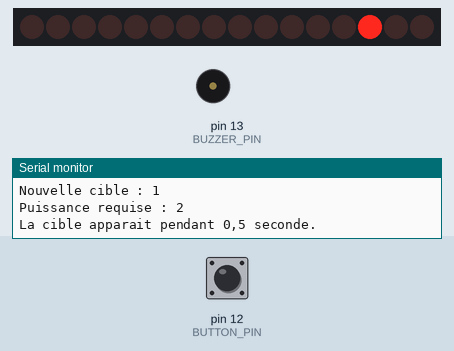
A sketch run on a simulated Arduino Uno, built with avr-gcc and run on an emulated ATmega328P. On the bench: 16 shift-register outputs drawn as a row of LEDs (first output left, lit = HIGH), buzzer (waves = sounding), the last lines printed to the serial monitor. Wiring (inferred from the names in the program): 2 × shift register (74HC595): data pin 5; shift clock pin 4; latch pin 14. Wiring (inferred from the signals the program sends): row of LEDs: on Q0, Q1, Q2, Q3, Q4, Q5, Q6, Q7, Q8, Q9, Q10, Q11, Q12, Q13, Q14, Q15. The test bench sets the inputs (shaded band); at power-on: pin 12 (BUTTON_PIN) HIGH. Random numbers use the default seed unless the sketch sets one.

Above: at 3.9 s.
5.5 s: pin 12 (BUTTON_PIN) pulled LOW for 3.2 s
At 8.7 s:
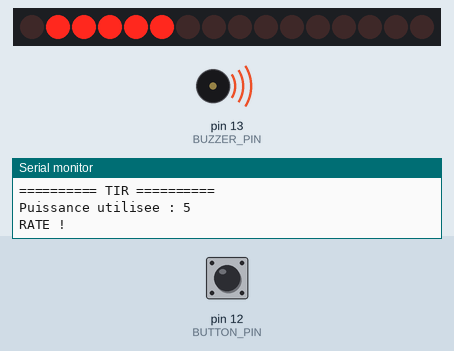
At 10.0 s:
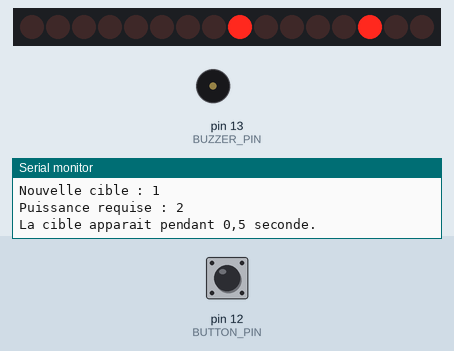
10.2 s: pin 12 (BUTTON_PIN) pulsed LOW 2 times (0.12 s each, 0.3 s apart)
At 13.8 s:
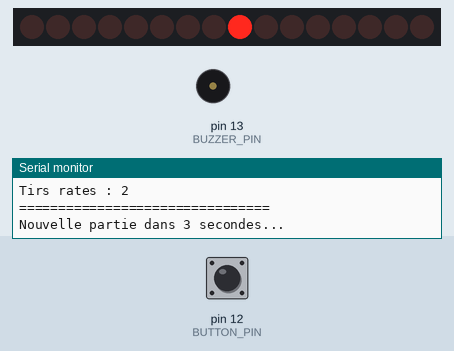
Timing chart, 0 to 15.3 s (numbered marks = the images above; inputs shaded):
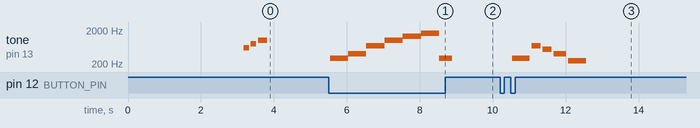

Measured:
- after the input at 5.5 s, tone on pin 13 (BUZZER_PIN): plays 300 Hz for 0.50 s, 400 Hz for 0.50 s, 700 Hz for 0.50 s, 1000 Hz for 0.50 s, 1300 Hz for 0.50 s, 1600 Hz for 0.50 s … (7 notes in this stretch), starting at once
- after the input at 10.2 s, tone on pin 13 (BUZZER_PIN): plays 300 Hz for 0.47 s, 700 Hz for 0.25 s, 550 Hz for 0.25 s, 400 Hz for 0.35 s, 250 Hz for 0.50 s, starting after 0.34 s

The sketch:

TP1_Jeux_de_tire.ino
```cpp
// ==================================================
// CONFIGURATION DES BROCHES
// ==================================================

const int DATA_PIN = 5;     // D1 - GPIO5
const int CLOCK_PIN = 4;    // D2 - GPIO4
const int LATCH_PIN = 14;   // D5 - GPIO14
const int BUTTON_PIN = 12;  // D6 - GPIO12
const int BUZZER_PIN = 13;  // D7 - GPIO13


// ==================================================
// PARAMETRES DU JEU
// ==================================================

const int MAX_POWER = 5;

const unsigned long CHARGE_INTERVAL = 500;
const unsigned long DEBOUNCE_DELAY = 40;
const unsigned long TARGET_DELAY = 1000;
const unsigned long TARGET_FLASH_DURATION = 1000;
const unsigned long AUTO_SHOT_DELAY = 500;
const unsigned long RESTART_DELAY = 3000;

const int TARGET_POWER[3] = {2, 3, 4};


// ==================================================
// ETATS DU JEU
// ==================================================

enum GameState {
  WAITING_TARGET,
  WAITING_BUTTON,
  CHARGING,
  GAME_OVER
};

GameState state = WAITING_TARGET;


// ==================================================
// VARIABLES DU JEU
// ==================================================

int target = 0;
int powerLevel = 0;
int score = 0;
int misses = 0;

bool hasMissed = false;

bool buttonState = HIGH;
bool lastButtonReading = HIGH;

bool waitingForVirtualLED = false;

unsigned long lastButtonChangeTime = 0;
unsigned long lastChargeTime = 0;
unsigned long targetStartTime = 0;
unsigned long maxPowerTime = 0;


// ==================================================
// INITIALISATION
// ==================================================

void setup() {
  pinMode(DATA_PIN, OUTPUT);
  pinMode(CLOCK_PIN, OUTPUT);
  pinMode(LATCH_PIN, OUTPUT);

  pinMode(BUTTON_PIN, INPUT_PULLUP);
  pinMode(BUZZER_PIN, OUTPUT);

  Serial.begin(115200);

  randomSeed(micros());

  afficherLEDs(0, 0, -1, false);

  Serial.println();
  Serial.println("================================");
  Serial.println("       BIENVENUE AU JEU !");
  Serial.println("================================");

  animationDemarrage();

  jouerFanfare();

  attendreRelachementBouton();

  nouvelleCible();
}


// ==================================================
// BOUCLE PRINCIPALE
// ==================================================

void loop() {
  if (state == GAME_OVER) {
    return;
  }

  unsigned long now = millis();

  lireBouton(now);

  if (state == WAITING_TARGET) {
    if (now - targetStartTime >= TARGET_DELAY) {
      state = WAITING_BUTTON;

      afficherLEDs(0, score, -1, hasMissed);

      Serial.println();
      Serial.println("Cible desactivee.");
      Serial.println("Tu peux maintenant charger !");
    }
  }

  if (state == CHARGING) {
    gererChargement(now);
  }
}


// ==================================================
// ANIMATION DE DEMARRAGE
// ==================================================

void animationDemarrage() {
  Serial.println("Animation de demarrage...");

  for (int i = 1; i <= 5; i++) {
    afficherLEDs(i, 0, -1, false);
    delay(180);
  }

  afficherLEDs(0, 0, -1, false);
  delay(200);

  afficherLEDs(0, 0, -1, true);
  delay(180);

  for (int i = 1; i <= 3; i++) {
    afficherLEDs(0, i, -1, false);
    delay(180);
  }

  for (int i = 0; i < 3; i++) {
    afficherLEDs(0, 0, i, false);
    delay(180);
  }

  afficherLEDs(5, 3, -1, true);
  delay(500);

  afficherLEDs(0, 0, -1, false);
  delay(300);

  Serial.println("Animation terminee !");
}


// ==================================================
// ATTENDRE LE RELACHEMENT DU BOUTON
// ==================================================

void attendreRelachementBouton() {
  Serial.println("Relache le bouton pour commencer.");

  while (digitalRead(BUTTON_PIN) == LOW) {
    delay(10);
  }

  buttonState = HIGH;
  lastButtonReading = HIGH;

  lastButtonChangeTime = millis();
}


// ==================================================
// LECTURE DU BOUTON
// ==================================================

void lireBouton(unsigned long now) {
  bool reading = digitalRead(BUTTON_PIN);

  if (reading != lastButtonReading) {
    lastButtonChangeTime = now;
    lastButtonReading = reading;
  }

  if (now - lastButtonChangeTime < DEBOUNCE_DELAY) {
    return;
  }

  if (reading == buttonState) {
    return;
  }

  buttonState = reading;

  // Bouton enfonce
  if (buttonState == LOW) {
    if (state == WAITING_BUTTON) {
      commencerChargement();
    }
  }

  // Bouton relache
  else {
    if (state == CHARGING && !waitingForVirtualLED) {
      terminerChargement();
    }
  }
}


// ==================================================
// CREER UNE NOUVELLE CIBLE
// ==================================================

void nouvelleCible() {
  if (score >= 3) {
    terminerPartie(true);
    return;
  }

  if (misses >= 2) {
    terminerPartie(false);
    return;
  }

  powerLevel = 0;
  waitingForVirtualLED = false;

  target = random(0, 3);

  Serial.println();
  Serial.println("-------------------------------");

  Serial.print("Nouvelle cible : ");
  Serial.println(target + 1);

  Serial.print("Puissance requise : ");
  Serial.println(TARGET_POWER[target]);

  afficherLEDs(0, score, target, hasMissed);

  targetStartTime = millis();

  state = WAITING_TARGET;

  Serial.println("La cible apparait pendant 0,5 seconde.");
}


// ==================================================
// COMMENCER LE CHARGEMENT
// ==================================================

void commencerChargement() {
  powerLevel = 0;
  waitingForVirtualLED = false;

  lastChargeTime = millis();

  state = CHARGING;

  afficherLEDs(0, score, -1, hasMissed);

  // Son de depart du chargement
  tone(BUZZER_PIN, 300);

  Serial.println("Chargement commence !");
}


// ==================================================
// GERER LE CHARGEMENT
// ==================================================

void gererChargement(unsigned long now) {

  if (waitingForVirtualLED) {
    if (now - maxPowerTime >= AUTO_SHOT_DELAY) {
      Serial.println("Tir automatique !");
      terminerChargement();
    }

    return;
  }

  if (now - lastChargeTime >= CHARGE_INTERVAL) {
    lastChargeTime = now;

    if (powerLevel < MAX_POWER) {
      powerLevel++;

      Serial.print("Puissance : ");
      Serial.println(powerLevel);

      afficherLEDs(powerLevel, score, -1, hasMissed);

      // Augmenter progressivement la hauteur du son
      int frequence = map(powerLevel, 1, MAX_POWER, 400, 1600);
      tone(BUZZER_PIN, frequence);
    }

    if (powerLevel == MAX_POWER) {
      waitingForVirtualLED = true;
      maxPowerTime = now;

      Serial.println("Puissance maximale atteinte !");
      Serial.println("Tir automatique dans 500 ms...");
    }
  }
}


// ==================================================
// TERMINER LE CHARGEMENT ET EFFECTUER LE TIR
// ==================================================

void terminerChargement() {
  if (state != CHARGING) {
    return;
  }

  state = WAITING_TARGET;
  waitingForVirtualLED = false;

  // Arreter le son de chargement
  noTone(BUZZER_PIN);

  Serial.println();
  Serial.println("========== TIR ==========");

  Serial.print("Puissance utilisee : ");
  Serial.println(powerLevel);

  if (powerLevel == TARGET_POWER[target]) {
    score++;

    Serial.println("TOUCHE ! Point gagne !");

    jouerSonReussite();
  }
  else {
    misses++;
    hasMissed = true;

    Serial.println("RATE !");

    jouerSonEchec();
  }

  afficherLEDs(0, score, -1, hasMissed);

  Serial.print("Score : ");
  Serial.println(score);

  Serial.print("Tirs rates : ");
  Serial.println(misses);

  if (score >= 3) {
    terminerPartie(true);
    return;
  }

  if (misses >= 2) {
    terminerPartie(false);
    return;
  }

  delay(500);

  nouvelleCible();
}


// ==================================================
// AFFICHER LES LED
// ==================================================

void afficherLEDs(
  int puissance,
  int points,
  int cible,
  bool erreur
) {
  byte barre = 0;
  byte indicateurs = 0;

  // Barre de puissance : Q1 a Q5 du premier registre
  for (int i = 1; i <= puissance; i++) {
    barre |= (1 << i);
  }

  // Score : Q1 a Q3 du deuxieme registre
  for (int i = 1; i <= points; i++) {
    indicateurs |= (1 << i);
  }

  // Cibles bleues : Q5 a Q7 du deuxieme registre
  if (cible == 0) {
    indicateurs |= (1 << 5);
  }
  else if (cible == 1) {
    indicateurs |= (1 << 6);
  }
  else if (cible == 2) {
    indicateurs |= (1 << 7);
  }

  // LED rouge persistante
  if (erreur) {
    indicateurs |= (1 << 0);
  }

  digitalWrite(LATCH_PIN, LOW);

  shiftOut(
    DATA_PIN,
    CLOCK_PIN,
    MSBFIRST,
    indicateurs
  );

  shiftOut(
    DATA_PIN,
    CLOCK_PIN,
    MSBFIRST,
    barre
  );

  digitalWrite(LATCH_PIN, HIGH);
}


// ==================================================
// TERMINER ET RECOMMENCER LA PARTIE
// ==================================================

void terminerPartie(bool victoire) {
  state = GAME_OVER;

  noTone(BUZZER_PIN);

  Serial.println();
  Serial.println("================================");

  if (victoire) {
    Serial.println("VICTOIRE ! Tu as gagne !");
  }
  else {
    Serial.println("DEFAITE ! Tu as rate deux tirs.");
  }

  Serial.print("Score final : ");
  Serial.println(score);

  Serial.print("Tirs rates : ");
  Serial.println(misses);

  Serial.println("================================");

  afficherLEDs(0, score, -1, hasMissed || !victoire);

  if (victoire) {
    sonDeVictoire();
  }
  else {
    sonDeDefaite();
  }

  Serial.println("Nouvelle partie dans 3 secondes...");

  delay(RESTART_DELAY);

  score = 0;
  misses = 0;
  powerLevel = 0;

  hasMissed = false;
  waitingForVirtualLED = false;

  afficherLEDs(0, 0, -1, false);

  attendreRelachementBouton();

  Serial.println();
  Serial.println("======= NOUVELLE PARTIE =======");

  nouvelleCible();
}


// ==================================================
// FONCTIONS SONORES
// ==================================================

void jouerNote(int frequence, int duree) {
  tone(BUZZER_PIN, frequence);
  delay(duree);
  noTone(BUZZER_PIN);
  delay(50);
}


// Son de demarrage
void jouerFanfare() {
  jouerNote(600, 150);
  jouerNote(800, 150);
  jouerNote(1000, 250);
}


// Son de reussite d'un tir
void jouerSonReussite() {
  jouerNote(1000, 120);
  jouerNote(1400, 200);
}


// Son d'echec d'un tir
void jouerSonEchec() {
  jouerNote(300, 350);
}


// Son de victoire : melodie ascendante et joyeuse
void sonDeVictoire() {
  jouerNote(523, 150);   // Do
  jouerNote(659, 150);   // Mi
  jouerNote(784, 150);   // Sol
  jouerNote(1047, 350);  // Do aigu
}


// Son de defaite : melodie descendante
void sonDeDefaite() {
  jouerNote(700, 250);
  jouerNote(550, 250);
  jouerNote(400, 350);
  jouerNote(250, 500);
}
```
